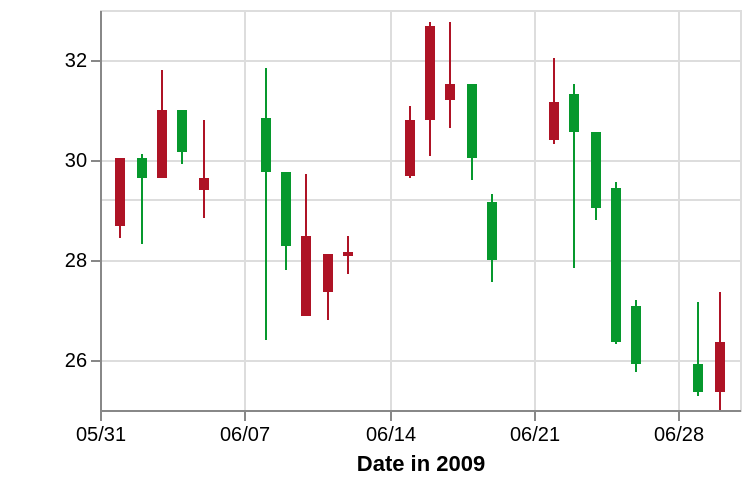

The Vega-Lite source for this figure:
### Vega specification from a JSON file in a GitHub repository (floating-point values rounded to 4 significant figures)
{"$schema": "https://vega.github.io/schema/vega/v3.0.json", "description": "A candlestick chart inspired from Protovis(http://mbostock.github.io/protovis/ex/candlestick.html)", "autosize": "pad", "padding": 5, "style": "cell", "data": [{"name": "source_0", "values": [{"date": "01-Jun-2009", "open": 28.7, "high": 30.05, "low": 28.45, "close": 30.04, "signal": "short", "ret": -4.894}, {"date": "02-Jun-2009", "open": 30.04, "high": 30.13, "low": 28.3, "close": 29.63, "signal": "short", "ret": -0.3226}, {"date": "03-Jun-2009", "open": 29.62, "high": 31.79, "low": 29.62, "close": 31.02, "signal": "short", "ret": 3.687}, {"date": "04-Jun-2009", "open": 31.02, "high": 31.02, "low": 29.92, "close": 30.18, "signal": "short", "ret": 4.51}, {"date": "05-Jun-2009", "open": 29.39, "high": 30.81, "low": 28.85, "close": 29.62, "signal": "short", "ret": 6.084}, {"date": "08-Jun-2009", "open": 30.84, "high": 31.82, "low": 26.41, "close": 29.77, "signal": "short", "ret": 1.254}, {"date": "09-Jun-2009", "open": 29.77, "high": 29.77, "low": 27.79, "close": 28.27, "signal": "short", "ret": -5.024}, {"date": "10-Jun-2009", "open": 26.9, "high": 29.74, "low": 26.9, "close": 28.46, "signal": "short", "ret": -5.466}, {"date": "11-Jun-2009", "open": 27.36, "high": 28.11, "low": 26.81, "close": 28.11, "signal": "short", "ret": -8.374}, {"date": "12-Jun-2009", "open": 28.08, "high": 28.5, "low": 27.73, "close": 28.15, "signal": "short", "ret": -5.528}, {"date": "15-Jun-2009", "open": 29.7, "high": 31.09, "low": 29.64, "close": 30.81, "signal": "long", "ret": 3.492}, {"date": "16-Jun-2009", "open": 30.81, "high": 32.75, "low": 30.07, "close": 32.68, "signal": "short", "ret": 0.155}, {"date": "17-Jun-2009", "open": 31.19, "high": 32.77, "low": 30.64, "close": 31.54, "signal": "short", "ret": 5.828}, {"date": "18-Jun-2009", "open": 31.54, "high": 31.54, "low": 29.6, "close": 30.03, "signal": "short", "ret": 8.176}, {"date": "19-Jun-2009", "open": 29.16, "high": 29.32, "low": 27.56, "close": 27.99, "signal": "short", "ret": 8.599}, {"date": "22-Jun-2009", "open": 30.4, "high": 32.05, "low": 30.3, "close": 31.17, "signal": "short", "ret": 15.49}, {"date": "23-Jun-2009", "open": 31.3, "high": 31.54, "low": 27.83, "close": 30.58, "signal": "short", "ret": 11.74}, {"date": "24-Jun-2009", "open": 30.58, "high": 30.58, "low": 28.79, "close": 29.05, "signal": "long", "ret": -10.42}, {"date": "25-Jun-2009", "open": 29.45, "high": 29.56, "low": 26.3, "close": 26.36, "signal": "long", "ret": 0}, {"date": "26-Jun-2009", "open": 27.09, "high": 27.22, "low": 25.76, "close": 25.93, "signal": "long", "ret": 0}, {"date": "29-Jun-2009", "open": 25.93, "high": 27.18, "low": 25.29, "close": 25.35, "signal": "long", "ret": 5.263}, {"date": "30-Jun-2009", "open": 25.36, "high": 27.38, "low": 25.02, "close": 26.35, "signal": "long", "ret": 6.738}]}, {"name": "data_0", "source": "source_0", "transform": [{"type": "formula", "expr": "datum.open > datum.close", "as": "isIncrease"}, {"type": "formula", "expr": "(datum.open + datum.close)/2", "as": "mid"}]}, {"name": "data_1", "source": "data_0", "transform": [{"type": "formula", "expr": "toNumber(datum[\"mid\"])", "as": "mid"}, {"type": "aggregate", "groupby": [], "ops": ["mean"], "fields": ["mid"], "as": ["mean_mid"]}]}, {"name": "data_2", "source": "data_0", "transform": [{"type": "formula", "expr": "toDate(datum[\"date\"])", "as": "date"}, {"type": "formula", "expr": "toNumber(datum[\"low\"])", "as": "low"}, {"type": "formula", "expr": "toNumber(datum[\"high\"])", "as": "high"}, {"type": "filter", "expr": "datum[\"date\"] !== null && !isNaN(datum[\"date\"]) && datum[\"low\"] !== null && !isNaN(datum[\"low\"])"}, {"type": "formula", "as": "yearmonthdate_date", "expr": "datetime(year(datum[\"date\"]), month(datum[\"date\"]), date(datum[\"date\"]), 0, 0, 0, 0)"}]}, {"name": "data_3", "source": "data_0", "transform": [{"type": "formula", "expr": "toDate(datum[\"date\"])", "as": "date"}, {"type": "formula", "expr": "toNumber(datum[\"open\"])", "as": "open"}, {"type": "formula", "expr": "toNumber(datum[\"close\"])", "as": "close"}, {"type": "filter", "expr": "datum[\"date\"] !== null && !isNaN(datum[\"date\"]) && datum[\"open\"] !== null && !isNaN(datum[\"open\"])"}, {"type": "formula", "as": "yearmonthdate_date", "expr": "datetime(year(datum[\"date\"]), month(datum[\"date\"]), date(datum[\"date\"]), 0, 0, 0, 0)"}]}], "signals": [{"name": "width", "update": "320"}, {"name": "height", "update": "200"}], "marks": [{"name": "layer_0_marks", "type": "rule", "style": ["rule"], "from": {"data": "data_1"}, "encode": {"update": {"x": {"value": 0}, "y": {"scale": "y", "field": "mean_mid"}, "x2": {"field": {"group": "width"}}, "stroke": {"value": "fff"}}}}, {"name": "layer_1_marks", "type": "rule", "style": ["rule"], "from": {"data": "data_2"}, "encode": {"update": {"x": {"scale": "x", "field": "yearmonthdate_date"}, "y": {"scale": "y", "field": "low"}, "y2": {"scale": "y", "field": "high"}, "stroke": {"scale": "color", "field": "isIncrease"}}}}, {"name": "layer_2_marks", "type": "rect", "style": ["bar"], "from": {"data": "data_3"}, "encode": {"update": {"xc": {"scale": "x", "field": "yearmonthdate_date"}, "width": {"value": 5}, "y": {"scale": "y", "field": "open"}, "y2": {"scale": "y", "field": "close"}, "fill": {"scale": "color", "field": "isIncrease"}}}}], "scales": [{"name": "y", "type": "linear", "domain": {"fields": [{"data": "data_1", "field": "mean_mid"}, {"data": "data_2", "field": "low"}, {"data": "data_2", "field": "high"}, {"data": "data_3", "field": "open"}, {"data": "data_3", "field": "close"}], "sort": true}, "range": [{"signal": "height"}, 0], "zero": false, "round": true, "nice": true}, {"name": "x", "type": "time", "domain": {"fields": [{"signal": "{data: datetime(2009, 4, 31, 0, 0, 0, 0)}"}, {"signal": "{data: datetime(2009, 6, 1, 0, 0, 0, 0)}"}, {"data": "data_3", "field": "yearmonthdate_date"}], "sort": true}, "range": [0, {"signal": "width"}], "round": true, "nice": "day"}, {"name": "color", "type": "ordinal", "domain": {"fields": [{"data": "data_2", "field": "isIncrease"}, {"data": "data_3", "field": "isIncrease"}], "sort": true}, "range": ["#ae1325", "#06982d"]}], "axes": [{"title": "Date in 2009", "scale": "x", "labelOverlap": true, "orient": "bottom", "tickCount": {"signal": "ceil(width/40)"}, "zindex": 1, "encode": {"labels": {"update": {"text": {"signal": "timeFormat(datum.value, '%m/%d')"}}}}}, {"scale": "x", "domain": false, "grid": true, "labels": false, "maxExtent": 0, "minExtent": 0, "orient": "bottom", "tickCount": {"signal": "ceil(width/40)"}, "ticks": false, "zindex": 0, "gridScale": "y"}, {"title": "", "scale": "y", "labelOverlap": true, "orient": "left", "tickCount": {"signal": "ceil(height/40)"}, "zindex": 1}, {"scale": "y", "domain": false, "grid": true, "labels": false, "maxExtent": 0, "minExtent": 0, "orient": "left", "tickCount": {"signal": "ceil(height/40)"}, "ticks": false, "zindex": 0, "gridScale": "x"}], "config": {"axis": {"domainColor": "#888", "tickColor": "#888"}, "axisY": {"minExtent": 30}}}
